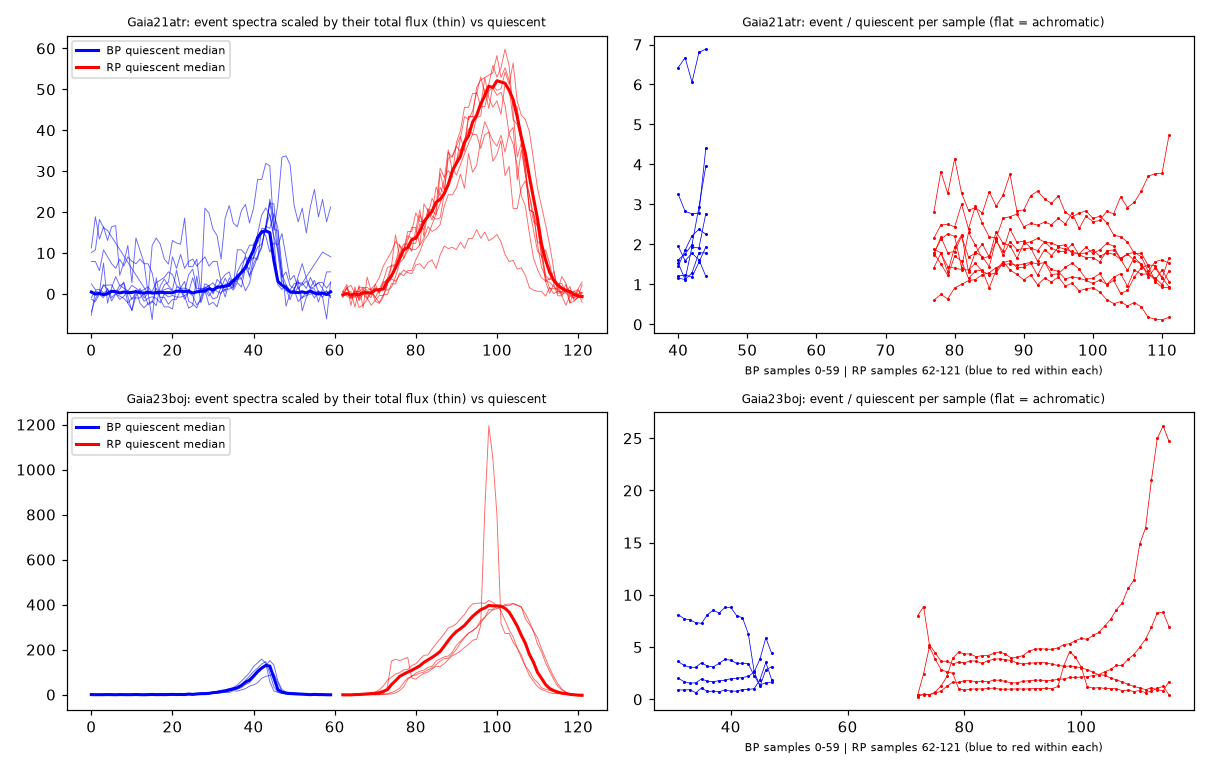

Write Python code to recreate this figure.
"""r5: Gaia Science Alerts per-transit BP/RP low-resolution spectra (from the alert pages, data/gsa_<alert>.html) for Gaia21atr
(J191120) and Gaia23boj (J174440). The spectra carry no dates, so the event transits are identified by their integrated flux
(bright transits = event), matched to the alert light curve by rank. Achromaticity test: the event spectrum divided by the
median quiescent spectrum should be flat (a lens multiplies every wavelength by the same A); a nova / CV / YSO / Be outburst
adds a bluer continuum and/or H-alpha emission (RP pixel ~ 656 nm).
"""
import json
import os
import re
import sys

import matplotlib

matplotlib.use("Agg")
import matplotlib.pyplot as plt  # noqa: E402
import numpy as np  # noqa: E402

sys.path.insert(0, os.path.dirname(os.path.abspath(__file__)))
from lib import DATA, HERE  # noqa: E402

fig, axes = plt.subplots(2, 2, figsize=(11, 7))
for row, a in enumerate(["Gaia21atr", "Gaia23boj"]):
    h = open(os.path.join(DATA, f"gsa_{a}.html")).read()
    s = json.loads(re.search(r"var spectra = (\[.*?\]);\s*\n", h, re.S).group(1))
    det = json.loads(re.search(r"var detections = (\[.*?\]);", h, re.S).group(1))
    bp = np.array([x["bp"] for x in s], float)
    rp = np.array([x["rp"] for x in s], float)
    tot = bp.sum(1) + rp.sum(1)
    q = np.median(tot)
    rel = tot / q
    mags = np.array([d[1] for d in det])
    gq = np.median(mags)
    # expected flux ratios of the brightest detections
    exp_ratio = np.sort(10 ** (-0.4 * (mags - gq)))[::-1][:12]
    order = np.argsort(rel)[::-1]
    print(f"== {a}: {len(s)} spectra, {len(det)} light-curve detections")
    print("  brightest spectra (integrated BP+RP / median):", np.round(rel[order[:12]], 2))
    print("  brightest light-curve transits (flux / median):", np.round(exp_ratio, 2))
    quiet = (rel > 0.9) & (rel < 1.1)
    bq, rq = np.median(bp[quiet], 0), np.median(rp[quiet], 0)
    sbq = 1.4826 * np.median(np.abs(bp[quiet] - bq), 0)
    srq = 1.4826 * np.median(np.abs(rp[quiet] - rq), 0)
    ev = order[:8] if a == "Gaia21atr" else order[:4]
    ev = [i for i in ev if rel[i] > 1.2]
    print(f"  quiescent spectra: {quiet.sum()}; event spectra used: {len(ev)} (flux ratios {np.round(rel[ev], 2)})")
    # ratio spectrum where the quiescent signal is significant
    for i in ev:
        okb = bq > 5 * sbq / np.sqrt(quiet.sum()) + 3
        okr = rq > 5 * srq / np.sqrt(quiet.sum()) + 3
        rb = bp[i][okb].sum() / bq[okb].sum()
        rr = rp[i][okr].sum() / rq[okr].sum()
        # within RP: blue half vs red half, and the H-alpha region (RP samples ~ 8-14 of 60 lie near 640-680 nm)
        half = len(rq) // 2
        r_lo = rp[i][:half][okr[:half]].sum() / rq[:half][okr[:half]].sum()
        r_hi = rp[i][half:][okr[half:]].sum() / rq[half:][okr[half:]].sum()
        print(f"   spectrum #{i}: total x{rel[i]:.2f}; BP x{rb:.2f}, RP x{rr:.2f} (BP/RP ratio change {rb / rr:.2f}); "
              f"RP blue half x{r_lo:.2f}, red half x{r_hi:.2f}")
    ax = axes[row, 0]
    x = np.arange(60)
    ax.plot(x, bq, c="b", lw=2, label="BP quiescent median")
    ax.plot(x + 62, rq, c="r", lw=2, label="RP quiescent median")
    for i in ev:
        ax.plot(x, bp[i] / rel[i], c="b", lw=0.6, alpha=0.6)
        ax.plot(x + 62, rp[i] / rel[i], c="r", lw=0.6, alpha=0.6)
    ax.set_title(f"{a}: event spectra scaled by their total flux (thin) vs quiescent", fontsize=8)
    ax.legend(fontsize=7)
    ax = axes[row, 1]
    for i in ev:
        with np.errstate(divide="ignore", invalid="ignore"):
            rb = np.where(bq > 10, bp[i] / bq, np.nan)
            rr = np.where(rq > 10, rp[i] / rq, np.nan)
        ax.plot(x, rb, "b.-", lw=0.5, ms=2)
        ax.plot(x + 62, rr, "r.-", lw=0.5, ms=2)
    ax.set_title(f"{a}: event / quiescent per sample (flat = achromatic)", fontsize=8)
    ax.set_xlabel("BP samples 0-59 | RP samples 62-121 (blue to red within each)", fontsize=7)
fig.tight_layout()
fig.savefig(os.path.join(HERE, "r5_gaia_spectra.png"), dpi=110)
